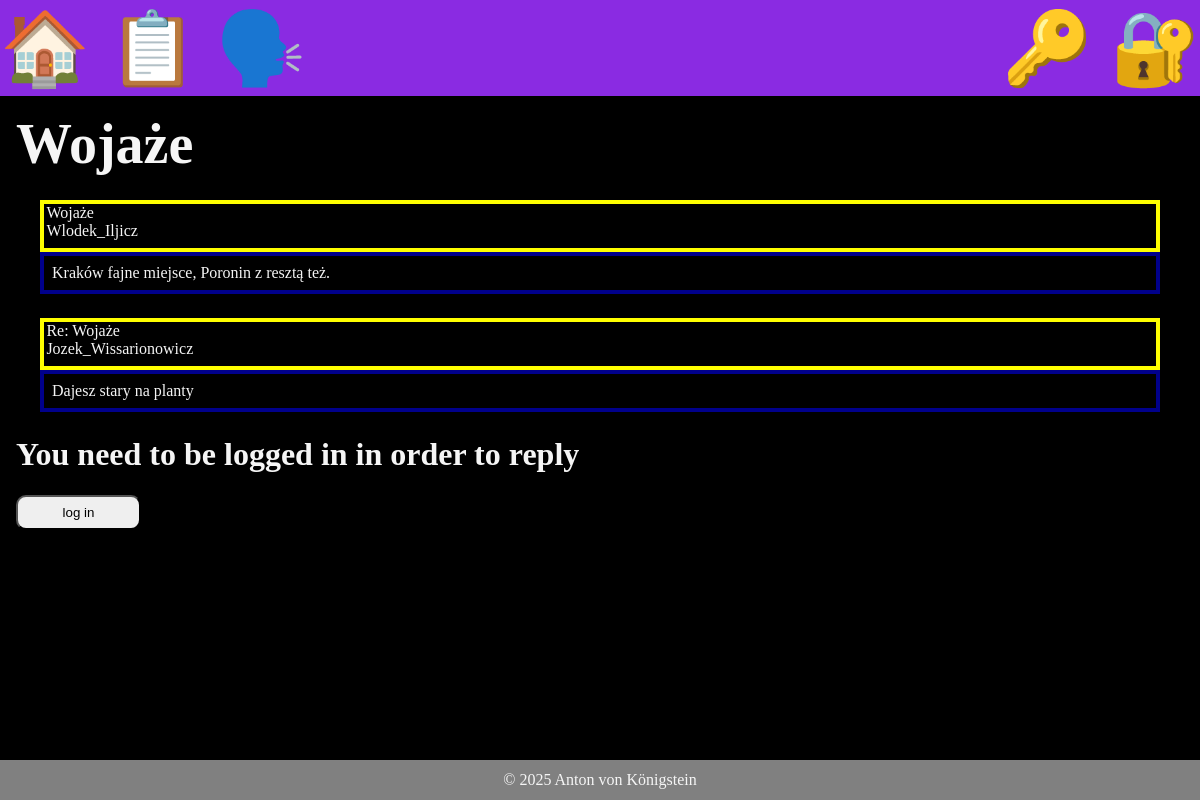
/forum/wojaze, run on an earlier commit of the app's database.
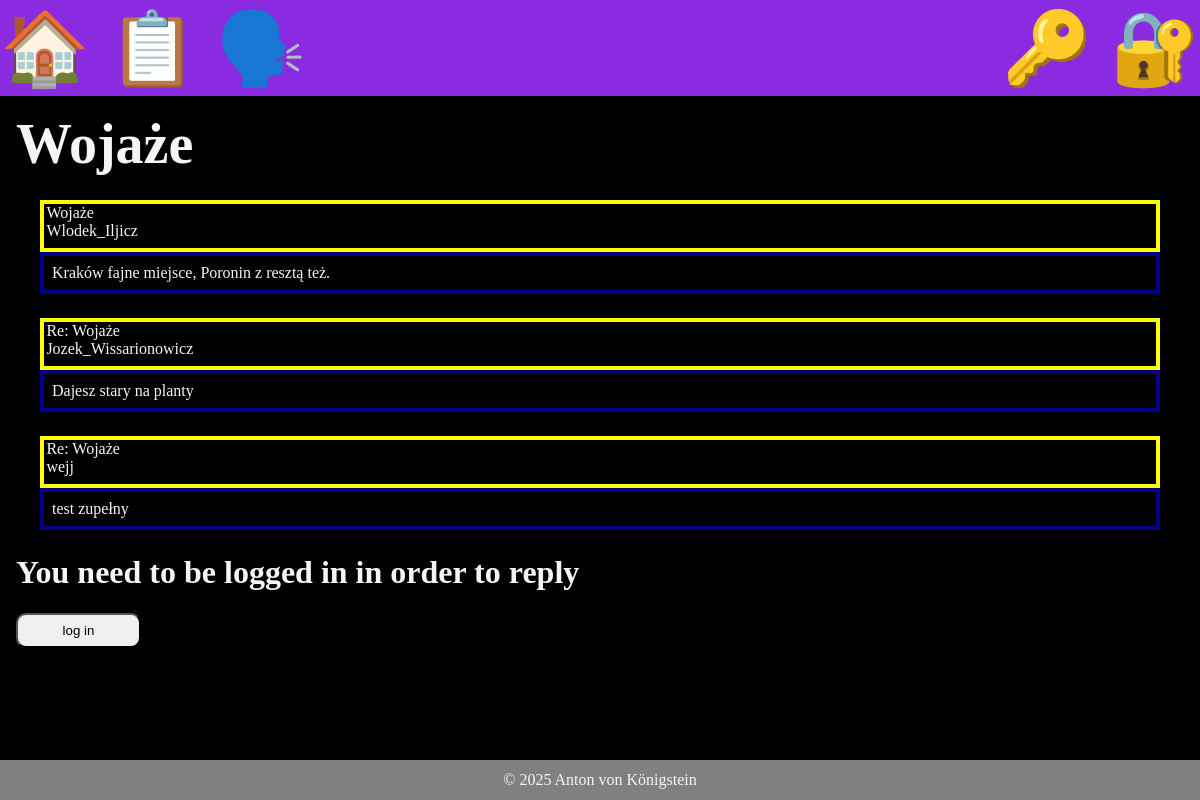
And on a later commit of the database.
### forum/models.py (models this page shows, shortened)
class ThreadPost(models.Model):
    thread = models.ForeignKey(Thread, on_delete=models.CASCADE, related_name='posts')
    content = models.TextField()
    created_at = models.DateTimeField(auto_now_add=True)
    author = models.ForeignKey(User, on_delete=models.CASCADE, related_name='posts')
    quoted_posts = models.ManyToManyField('self', related_name='quoted_by', symmetrical=False, blank=True)

class Thread(models.Model):
    title = models.CharField(max_length=255)
    created_at = models.DateTimeField(auto_now_add=True)
    creator = models.ForeignKey(User, on_delete=models.CASCADE, related_name='threads')
    slug = models.SlugField(unique=True, blank=True)

### forum/views.py (the view)
# urls.py: path('<slug:slug>', views.thread_view, name="thread"),
def thread_view(request, slug):
    thread = Thread.objects.get(slug=slug)
    posts = thread.posts.all().order_by('created_at')
    first_post = posts.first()
    if request.method == 'POST':
        form=forms.CreateThreadPost(request.POST, request.FILES)
        if form.is_valid():
            newpost = form.save(commit=False)
            newpost.author = request.user
            newpost.thread=thread
            newpost.save()
            return redirect('thread', slug = slug)
    else:
        form = forms.CreateThreadPost()
    return render(request, 'forum/thread_view.html', context={'thread' : thread, 'posts' : posts, 'form' : form, 'first_post' : first_post})

### forum/templates/forum/thread_view.html (shortened to what this page needs)
{% extends 'layout.html' %}
{% block content %}
    <h1>{{ thread.title }}</h1>
    <div class="thread-post">
            <p class = "pawel">{{ thread.title}} <br>
            {{ thread.creator }}</p>
            <p class = "gawel">{{ first_post.content}}</p>
        </div>
    {% for post in posts %}
        {% if post != first_post %}
            <div class="thread-post">
                <p class = "pawel">Re: {{thread.title}} <br>
                {{ post.author }}</p>
                <p class="gawel">{{ post.content }}</p>
            </div>
        {% endif %}
    {% endfor %}
        {% if user.is_authenticated %}
        <form class="form-with-validation" action="{% url 'thread' slug=thread.slug %}" method="post">
        {% csrf_token %}
        {{ form }}
        <button>Reply</button>
    </form>
    {% else %}
        <h3>You need to be logged in in order to reply</h3>
        <button class = form-submit onclick="window.location.href='/users/login';">log in</button>
    {% endif %}
{% endblock %}

What changed in the data, as far as the page shows it:
added ThreadPost: {{ thread.title }} "Wojaże", author "wejj", content "test zupełny"
